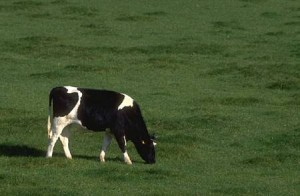
#> input picture lab-5/cow.jpg, 300 x 196 px, found by its file name
$ jupyter execute --allow-errors BTH5.ipynb
#> lines starting #> are read from the running program, lines starting #| are printed output that depends on the picture; after the words box and inside, x2 and y2 are one past the last pixel; in counts of white or black regions, pixels touching at a corner belong together
### GAUSSIAN MIXTURE MODEL

#### Assignment 1

[cell 1]
import numpy as np
import cv2
import matplotlib.pyplot as plt
from sklearn.datasets import make_blobs

[cell 2]
# Gaussian PDF
def gaussian_pdf(x, mean, cov):
    D = x.shape[1]
    cov_inv = np.linalg.inv(cov)
    diff = x - mean
    exponent = np.einsum('ij,jk,ik->i', diff, cov_inv, diff)
    denom = np.sqrt((2 * np.pi) ** D * np.linalg.det(cov))
    return np.exp(-0.5 * exponent) / denom

[cell 3]
# Initialization
def initialize_parameters(X, K):
    N, D = X.shape
    mu = X[np.random.choice(N, K, replace=False)]
    cov = np.array([np.cov(X.T) + 1e-6 * np.eye(D) for _ in range(K)])
    pi = np.ones(K) / K
    return mu, cov, pi

[cell 4]
# E-step
def e_step(X, mu, cov, pi):
    N, K = X.shape[0], len(pi)
    gamma = np.zeros((N, K))
    for k in range(K):
        gamma[:, k] = pi[k] * gaussian_pdf(X, mu[k], cov[k])
    gamma /= gamma.sum(axis=1, keepdims=True)
    return gamma

[cell 5]
# M-step
def m_step(X, gamma):
    N, D = X.shape
    K = gamma.shape[1]
    N_k = gamma.sum(axis=0)
    mu = np.dot(gamma.T, X) / N_k[:, None]
    cov = np.zeros((K, D, D))
    for k in range(K):
        diff = X - mu[k]
        cov[k] = (gamma[:, k, None] * diff).T @ diff / N_k[k]
        cov[k] += 1e-6 * np.eye(D)  # Regularization
    pi = N_k / N
    return mu, cov, pi

[cell 6]
# GMM training
def gmm_train(X, K, iterations=100):
#> called with X = array of shape (300, 2), K = 3, iterations = 100
    mu, cov, pi = initialize_parameters(X, K)
    for _ in range(iterations):
        gamma = e_step(X, mu, cov, pi)
        mu, cov, pi = m_step(X, gamma)
    return mu, cov, pi, gamma

[cell 7]
# Tạo dữ liệu giả lập gồm 3 cụm
X, y_true = make_blobs(n_samples=300, centers=3, cluster_std=0.60, random_state=0)

[cell 8]
# Huấn luyện GMM với code đã cài
mu1, cov1, pi1, gamma1 = gmm_train(X, K=3)

[cell 9]
# Dự đoán nhãn
labels = np.argmax(gamma1, axis=1)

[cell 10]
# Vẽ kết quả phân cụm
plt.scatter(X[:, 0], X[:, 1], c=labels, cmap='viridis')
plt.scatter(mu1[:, 0], mu1[:, 1], c='red', s=100, marker='x')
plt.title("Phân cụm bằng GMM (Numpy)")
plt.show()
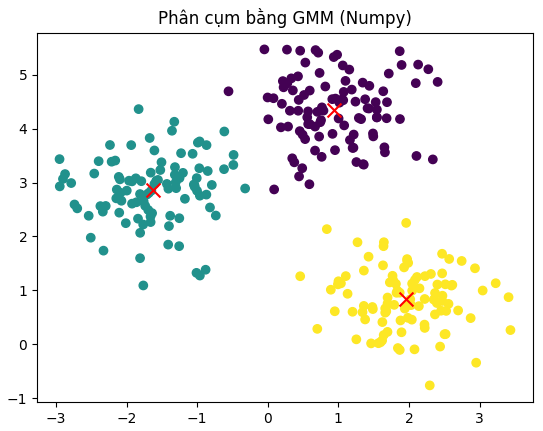
#> figure drawn by matplotlib, 1 panel

[cell 11]
# Đọc ảnh đen trắng
img = cv2.imread(cv2.samples.findFile('D:\kitten.jpg'), cv2.IMREAD_GRAYSCALE)
#> (the rest of this cell did not finish here and is left out)

#> (a cell that did not finish here is left out)

#> (a cell that did not finish here is left out)

[cell 14]
# Hiển thị
plt.figure(figsize=(12, 4))
plt.subplot(1, 2, 1)
plt.title("Ảnh gốc")
#> (the rest of this cell did not finish here and is left out)

### Assignment 2

[cell 15]
def segment_image(image_path, K=3):
#> called with image_path = 'D:\\cow.jpg', K = 3
    img = cv2.imread(image_path)
#> img is the input picture: shape (196, 300, 3); mean B, G, R 47.4, 84.9, 68
    img_rgb = cv2.cvtColor(img, cv2.COLOR_BGR2RGB)
    h, w, c = img_rgb.shape
#> h = 196; w = 300; c = 3
    pixels = img_rgb.reshape(-1, 3).astype(np.float64)

    mu, cov, pi, gamma = gmm_train(pixels, K)
#> the loop in gmm_train (call 2), `for _ in range(iterations):` made 100 passes
#> (N_k in m_step, pi) on passes 1 to 11: ([21114.1, 33426.1, 4259.8], [0.359, 0.568, 0.0724]), ([27999.2, 25854.8, 4946], [0.476, 0.44, 0.0841]), ([37801, 15521.5, 5477.5], [0.643, 0.264, 0.0932]), ([44310.6, 8776.9, 5712.5], [0.754, 0.149, 0.0972]), ([47554.1, 5604.9, 5641], [0.809, 0.0953, 0.0959]), ([49285, 4065.3, 5449.7], [0.838, 0.0691, 0.0927]), ([50250.4, 3276.2, 5273.5], [0.855, 0.0557, 0.0897]), ([50771.1, 2910.2, 5118.7], [0.863, 0.0495, 0.0871]), ([51044, 2768.2, 4987.7], [0.868, 0.0471, 0.0848]), ([51190.1, 2740.5, 4869.4], [0.871, 0.0466, 0.0828]), ([51272.9, 2774.9, 4752.1], [0.872, 0.0472, 0.0808])
    labels = np.argmax(gamma, axis=1)
    bg_label = np.bincount(labels).argmax()

    mask = (labels != bg_label).astype(np.uint8).reshape(h, w)
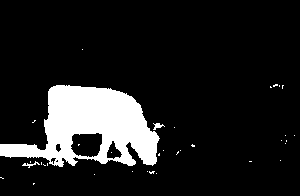
#> mask: shape (196, 300); values 0 (black) and 1 (white), 12.4% white; 35 white regions (32 under 20 px), largest, box (x1, y1, x2, y2) and area: (0, 85, 160, 167) 7117, (153, 123, 165, 130) 41, (22, 161, 40, 168) 39
    output = img_rgb.copy()
    output[mask == 0] = [255, 255, 255]
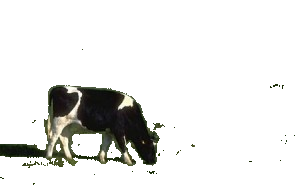
#> output: shape (196, 300, 3); mean R, G, B 231.1, 231.3, 229.6

    plt.figure(figsize=(12, 6))
    plt.subplot(1, 2, 1)
    plt.imshow(img_rgb)
    plt.title("Original Image")
    plt.axis("off")

    plt.subplot(1, 2, 2)
    plt.imshow(output)
    plt.title("Foreground Extracted")
    plt.axis("off")
    plt.show()
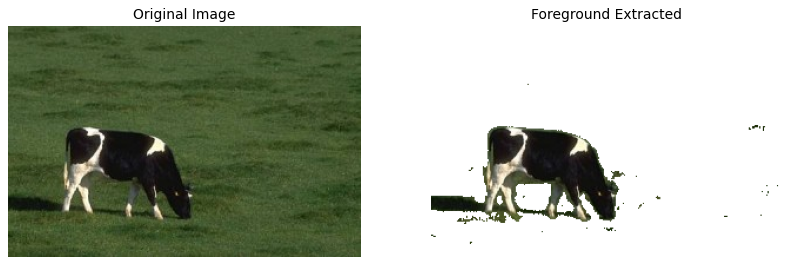
#> figure drawn by matplotlib, 2 panels

    return output

[cell 16]
output = segment_image("D:\cow.jpg", K=3)

#> (a cell that did not finish here is left out)
